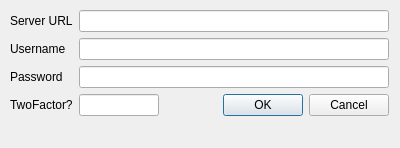
<?xml version="1.0" encoding="UTF-8"?>
<ui version="4.0">
 <class>AndromedaGui::QtGui::LoginDialog</class>
 <widget class="QDialog" name="LoginDialog">
  <property name="windowModality">
   <enum>Qt::NonModal</enum>
  </property>
  <property name="geometry">
   <rect>
    <x>0</x>
    <y>0</y>
    <width>400</width>
    <height>148</height>
   </rect>
  </property>
  <property name="sizePolicy">
   <sizepolicy hsizetype="Fixed" vsizetype="Fixed">
    <horstretch>0</horstretch>
    <verstretch>0</verstretch>
   </sizepolicy>
  </property>
  <property name="minimumSize">
   <size>
    <width>400</width>
    <height>148</height>
   </size>
  </property>
  <property name="maximumSize">
   <size>
    <width>400</width>
    <height>148</height>
   </size>
  </property>
  <property name="windowTitle">
   <string>Add Account</string>
  </property>
  <widget class="QWidget" name="formLayoutWidget">
   <property name="geometry">
    <rect>
     <x>10</x>
     <y>10</y>
     <width>379</width>
     <height>131</height>
    </rect>
   </property>
   <layout class="QFormLayout" name="formLayout">
    <item row="0" column="0">
     <widget class="QLabel" name="labelServerUrl">
      <property name="text">
       <string>Server URL</string>
      </property>
     </widget>
    </item>
    <item row="0" column="1">
     <layout class="QHBoxLayout" name="horizontalLayout">
      <item>
       <widget class="QLineEdit" name="lineEditServerUrl"/>
      </item>
     </layout>
    </item>
    <item row="1" column="0">
     <widget class="QLabel" name="labelUsername">
      <property name="text">
       <string>Username</string>
      </property>
     </widget>
    </item>
    <item row="1" column="1">
     <widget class="QLineEdit" name="lineEditUsername"/>
    </item>
    <item row="2" column="0">
     <widget class="QLabel" name="labelPassword">
      <property name="text">
       <string>Password</string>
      </property>
     </widget>
    </item>
    <item row="2" column="1">
     <widget class="QLineEdit" name="lineEditPassword">
      <property name="echoMode">
       <enum>QLineEdit::Password</enum>
      </property>
     </widget>
    </item>
    <item row="3" column="1">
     <layout class="QHBoxLayout" name="horizontalLayout_2">
      <item>
       <widget class="QLineEdit" name="lineEditTwoFactor">
        <property name="sizePolicy">
         <sizepolicy hsizetype="Fixed" vsizetype="Fixed">
          <horstretch>0</horstretch>
          <verstretch>0</verstretch>
         </sizepolicy>
        </property>
        <property name="maximumSize">
         <size>
          <width>80</width>
          <height>16777215</height>
         </size>
        </property>
        <property name="echoMode">
         <enum>QLineEdit::Normal</enum>
        </property>
        <property name="cursorPosition">
         <number>0</number>
        </property>
       </widget>
      </item>
      <item>
       <widget class="QDialogButtonBox" name="buttonBox">
        <property name="orientation">
         <enum>Qt::Horizontal</enum>
        </property>
        <property name="standardButtons">
         <set>QDialogButtonBox::Cancel|QDialogButtonBox::Ok</set>
        </property>
       </widget>
      </item>
     </layout>
    </item>
    <item row="3" column="0">
     <widget class="QLabel" name="labelTwoFactor">
      <property name="text">
       <string>TwoFactor?</string>
      </property>
     </widget>
    </item>
   </layout>
  </widget>
 </widget>
 <tabstops>
  <tabstop>lineEditServerUrl</tabstop>
  <tabstop>lineEditUsername</tabstop>
  <tabstop>lineEditPassword</tabstop>
 </tabstops>
 <resources/>
 <connections>
  <connection>
   <sender>buttonBox</sender>
   <signal>accepted()</signal>
   <receiver>LoginDialog</receiver>
   <slot>accept()</slot>
   <hints>
    <hint type="sourcelabel">
     <x>311</x>
     <y>129</y>
    </hint>
    <hint type="destinationlabel">
     <x>157</x>
     <y>147</y>
    </hint>
   </hints>
  </connection>
  <connection>
   <sender>buttonBox</sender>
   <signal>rejected()</signal>
   <receiver>LoginDialog</receiver>
   <slot>reject()</slot>
   <hints>
    <hint type="sourcelabel">
     <x>379</x>
     <y>129</y>
    </hint>
    <hint type="destinationlabel">
     <x>286</x>
     <y>147</y>
    </hint>
   </hints>
  </connection>
 </connections>
</ui>
